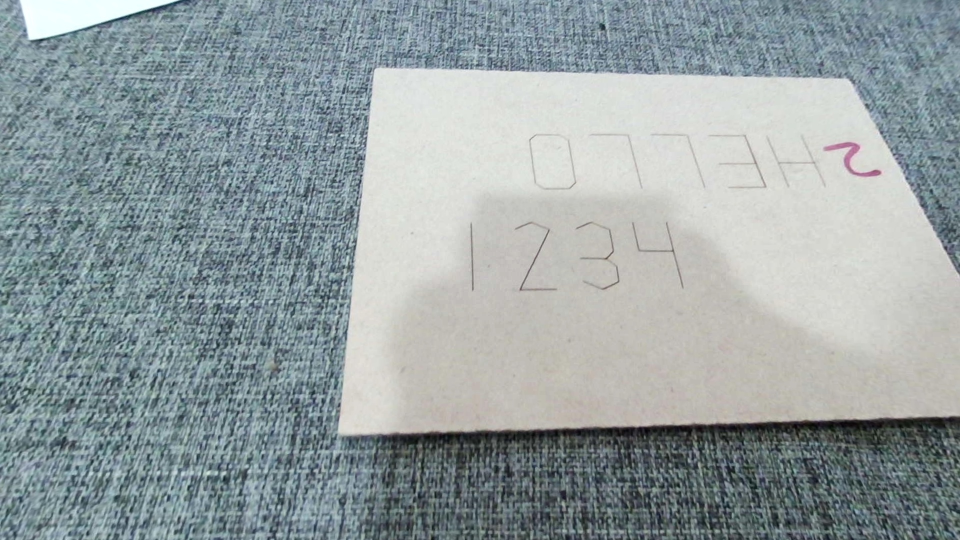
#> input picture imageFunc/testImages/3.jpg, 1920 x 1080 px (shown at 1/2 size)
$ python Img2Txt.py
#> lines starting #> are read from the running program, lines starting #| are printed output that depends on the picture; after the words box and inside, x2 and y2 are one past the last pixel; in counts of white or black regions, pixels touching at a corner belong together
import cv2
import pytesseract
import glob
#Uncomment next line for Windows:
#pytesseract.pytesseract.tesseract_cmd=r'C:\\Program Files\\Tesseract-OCR\\tesseract.exe'


DIM=(1920,1080)
if __name__ == "__main__":
    text  =[];
    images  = glob.glob('testImages/3.jpg')
    images.sort()
    for imgName in images:
        img = cv2.imread(imgName)
#> img is the input picture: shape (1080, 1920, 3); mean B, G, R 161.4, 159.5, 149
        grayImg = cv2.cvtColor(img, cv2.COLOR_BGR2GRAY)

        #noise removal
        noiseRemovImg3=cv2.medianBlur(grayImg,3)
        noiseRemovImg5=cv2.medianBlur(grayImg,5)
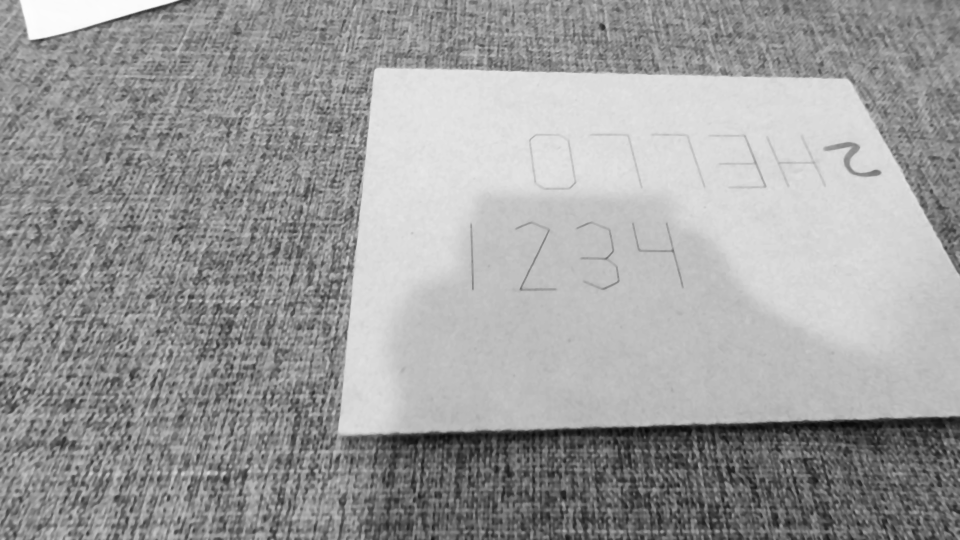
#> noiseRemovImg5: shape (1080, 1920) (shown at 1/2 size); min 6, max 254, mean 156.8
        noiseRemovImg7=cv2.medianBlur(grayImg,7)

        # thresholding# converting it to binary image by Thresholding
        # this step is require if you have colored image because if you skip this part
        # then tesseract won’t able to detect text correctly and this will give incorrect #result
        thresh = cv2.threshold(grayImg, 0, 255, cv2.THRESH_BINARY | cv2.THRESH_OTSU)[1]
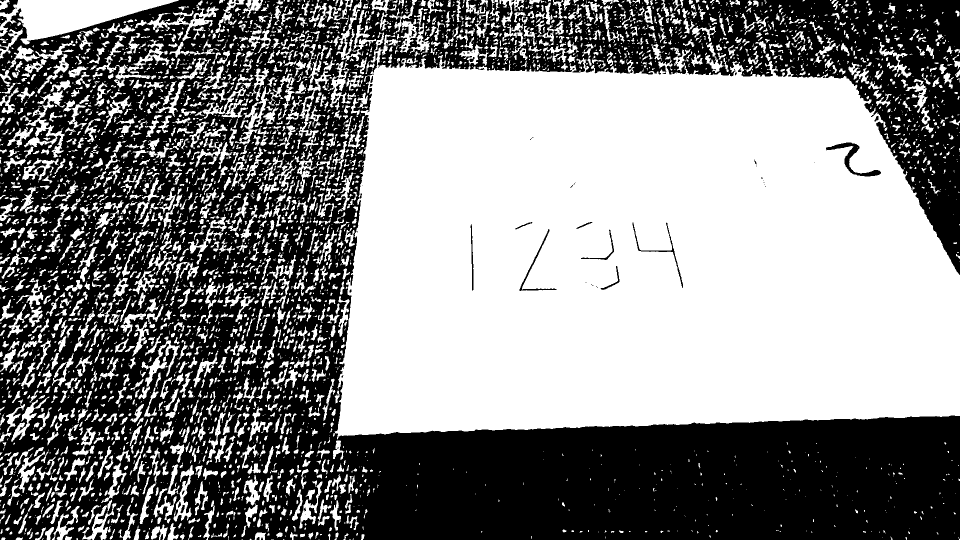
#> thresh: shape (1080, 1920) (shown at 1/2 size); 52.4% white; 369 black regions (287 under 20 px), largest, box (x1, y1, x2, y2) and area: (0, 0, 1920, 1080) 978020, (1652, 285, 1762, 353) 1438, (1265, 445, 1366, 576) 639

        noiseRemovImg3=cv2.bilateralFilter(grayImg,9,1,1)
        thresh3 = cv2.threshold(noiseRemovImg3, 0, 255, cv2.THRESH_BINARY | cv2.THRESH_OTSU)[1]
#> thresh3: shape (1080, 1920); 52.4% white; 368 black regions (286 under 20 px), largest, box (x1, y1, x2, y2) and area: (0, 0, 1920, 1080) 978037, (1652, 285, 1762, 353) 1438, (1265, 445, 1366, 576) 639
        thresh5 = cv2.threshold(noiseRemovImg5, 0, 255, cv2.THRESH_BINARY | cv2.THRESH_OTSU)[1]
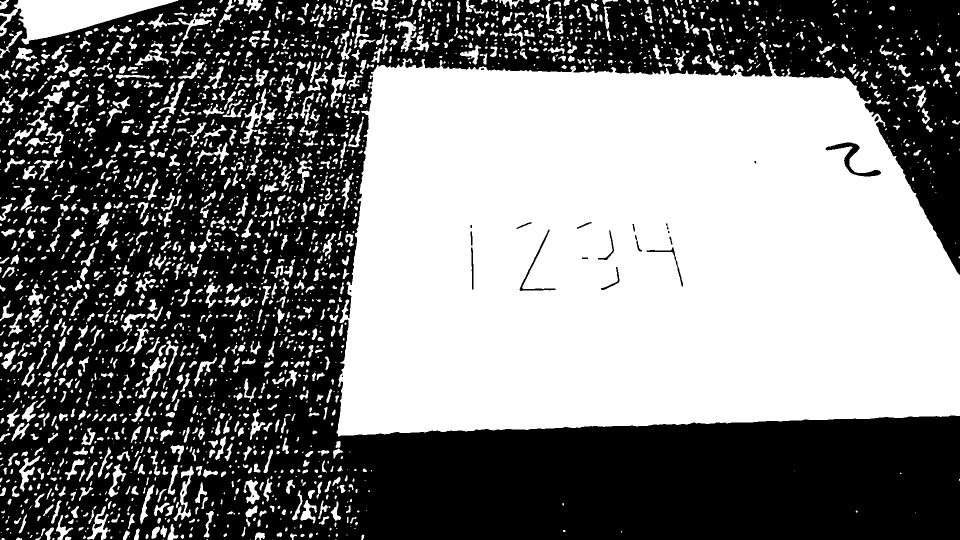
#> thresh5: shape (1080, 1920) (shown at 1/2 size); 47.7% white; 2642 white regions (1030 under 20 px), largest, box (x1, y1, x2, y2) and area: (673, 117, 1920, 873) 805442, (0, 0, 357, 89) 14869, (480, 177, 535, 289) 1487
        thresh7 = cv2.threshold(noiseRemovImg7, 0, 255, cv2.THRESH_BINARY | cv2.THRESH_OTSU)[1]
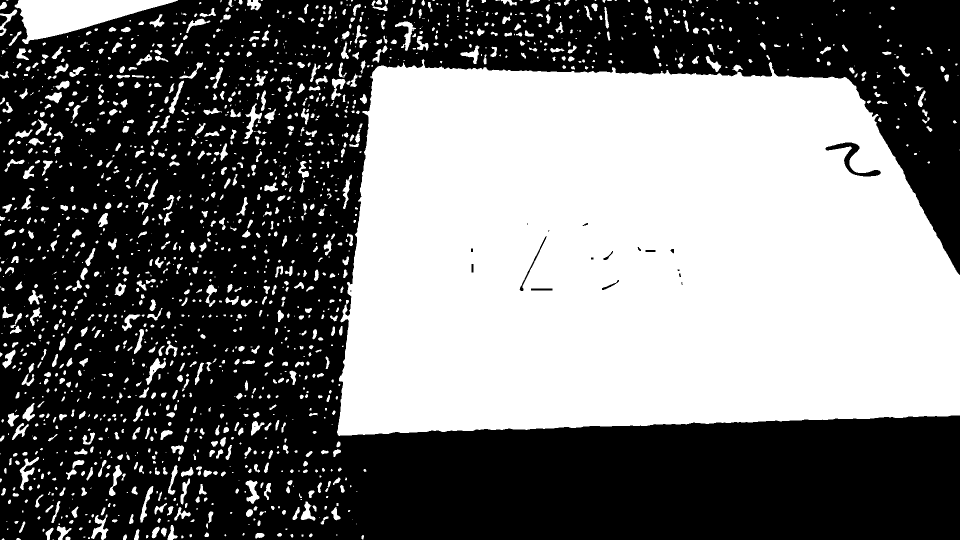
#> thresh7: shape (1080, 1920) (shown at 1/2 size); 44.3% white; 1728 white regions (636 under 20 px), largest, box (x1, y1, x2, y2) and area: (674, 118, 1920, 872) 805063, (29, 0, 356, 88) 14178, (39, 914, 78, 980) 791

        cv2.imshow("thresh",thresh)
        cv2.imshow("thresh3",thresh3)
        cv2.imshow("thresh7",thresh7)
        cv2.imshow("thresh5",thresh5)
        while True:
            k = cv2.waitKey(1)
#> (key Esc is pressed here)
            if k%256 == 27:
                # ESC pressed
                print("Escape hit, closing...")
                break

        #Configuration
        #config = ('-l eng — oem 3 — psm 3')

        text.append(pytesseract.image_to_string(thresh))
#> (this line was passed over: pytesseract is not available in this run)
        text.append(pytesseract.image_to_string(thresh5))
#> (this line was passed over: pytesseract is not available in this run)
        text.append(pytesseract.image_to_string(thresh7))
#> (this line was passed over: pytesseract is not available in this run)
    print(text)

$ run again, with imageFunc/testImages/13.jpg copied over imageFunc/testImages/3.jpg
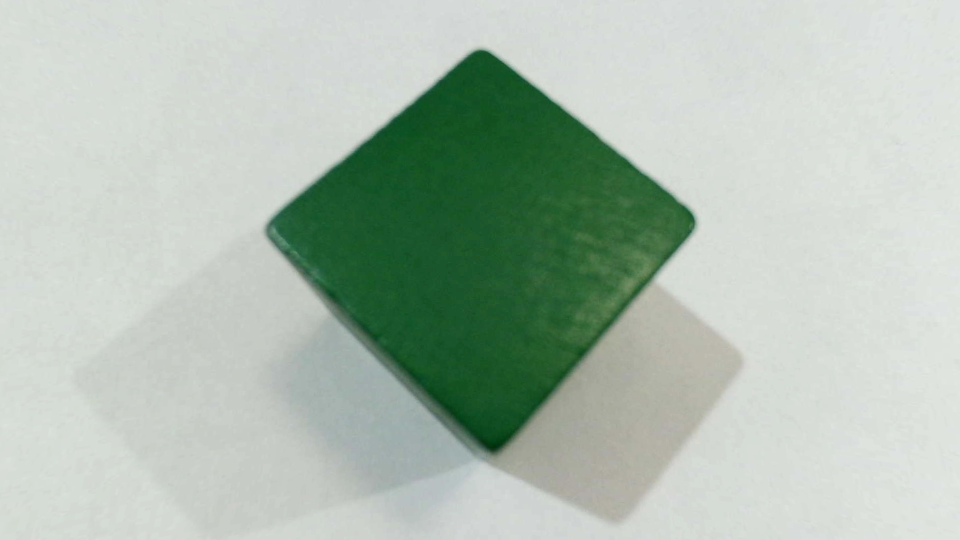
#> input picture imageFunc/testImages/13.jpg, 1920 x 1080 px (shown at 1/2 size)
#> img is the input picture: shape (1080, 1920, 3); mean B, G, R 177.3, 190, 175.2
#> `grayImg = cv2.cvtColor(img, cv2.COLOR_BGR2GRAY)`:
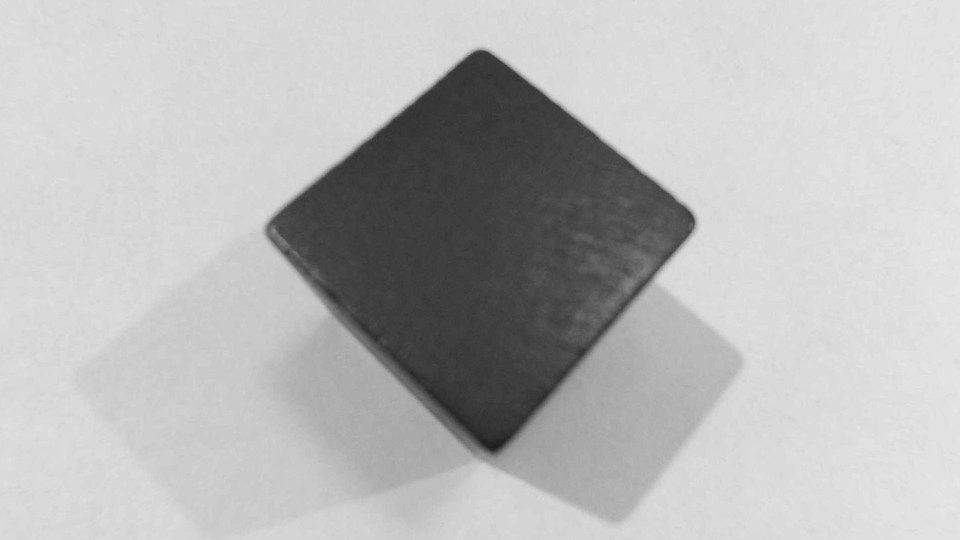
#> grayImg: shape (1080, 1920) (shown at 1/2 size); min 28, max 232, mean 184.2
#> `thresh = cv2.threshold(grayImg, 0, 255, cv2.THRESH_BINARY | cv2.THRESH..`:
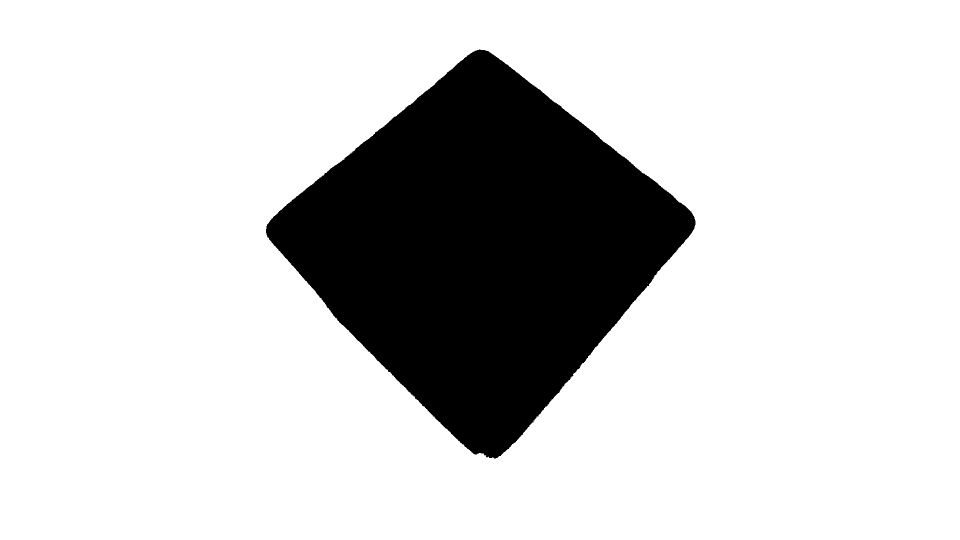
#> thresh: shape (1080, 1920) (shown at 1/2 size); 81.6% white; 1 black region, box (x1, y1, x2, y2) and area: (532, 99, 1391, 918) 381790
#> thresh5: shape (1080, 1920); 81.6% white; 1 black region, box (x1, y1, x2, y2) and area: (532, 99, 1391, 917) 381767
#> thresh7: shape (1080, 1920); 81.6% white; 1 black region, box (x1, y1, x2, y2) and area: (532, 100, 1391, 917) 381761

$ run again, with imageFunc/testImages/14.jpg copied over imageFunc/testImages/3.jpg
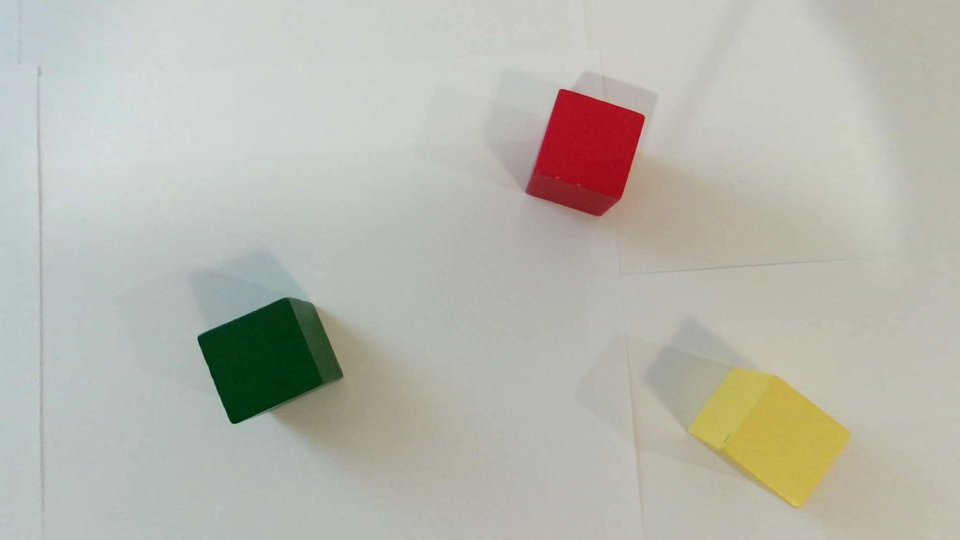
#> input picture imageFunc/testImages/14.jpg, 1920 x 1080 px (shown at 1/2 size)
#> img is the input picture: shape (1080, 1920, 3); mean B, G, R 173.9, 183.3, 183.5
#> `grayImg = cv2.cvtColor(img, cv2.COLOR_BGR2GRAY)`:
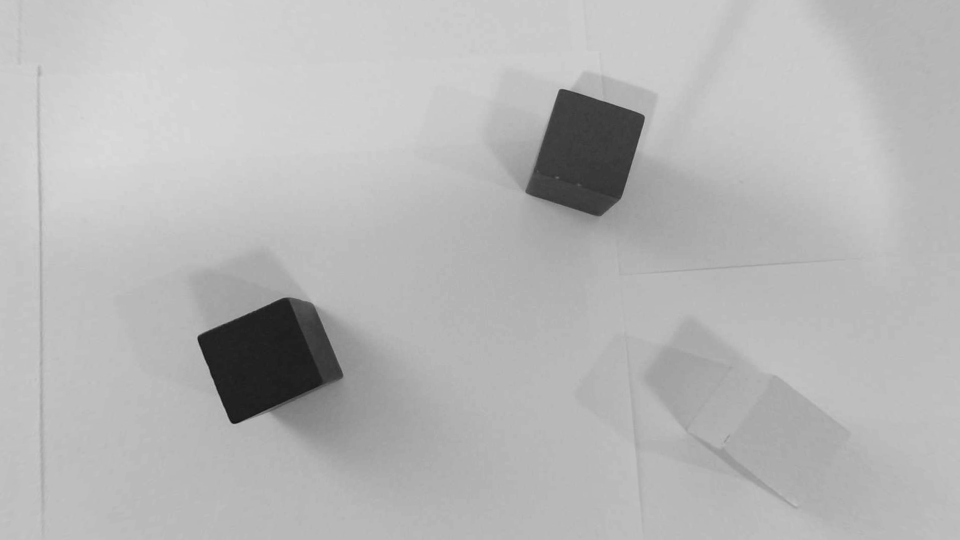
#> grayImg: shape (1080, 1920) (shown at 1/2 size); min 14, max 219, mean 182.3
#> `thresh = cv2.threshold(grayImg, 0, 255, cv2.THRESH_BINARY | cv2.THRESH..`:
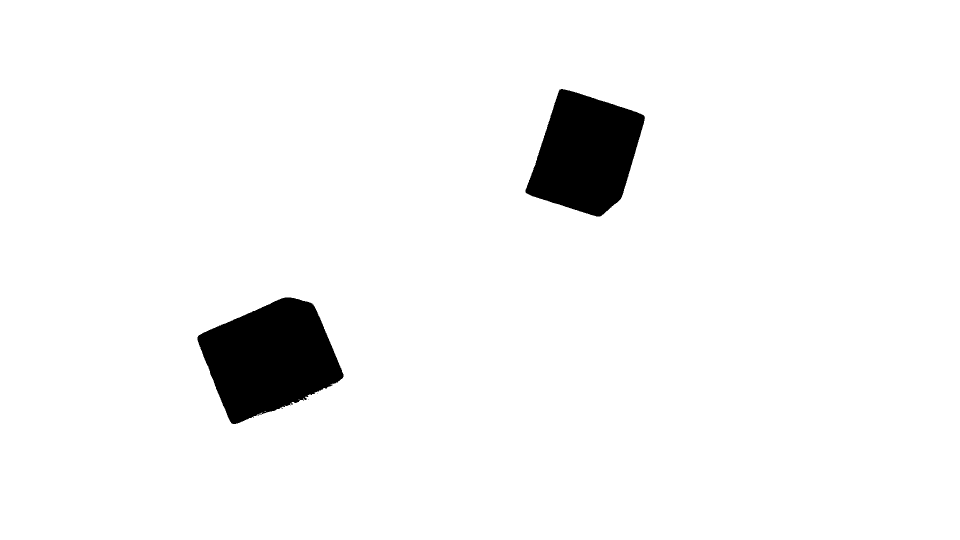
#> thresh: shape (1080, 1920) (shown at 1/2 size); 95.8% white; 6 black regions (4 under 20 px), largest, box (x1, y1, x2, y2) and area: (395, 595, 687, 848) 47502, (1051, 178, 1290, 433) 40308
#> thresh5: shape (1080, 1920); 95.8% white; 2 black regions, box (x1, y1, x2, y2) and area: (395, 595, 687, 848) 47504, (1051, 178, 1289, 433) 40303
#> thresh7: shape (1080, 1920); 95.8% white; 2 black regions, box (x1, y1, x2, y2) and area: (395, 595, 687, 848) 47497, (1051, 178, 1289, 433) 40287
